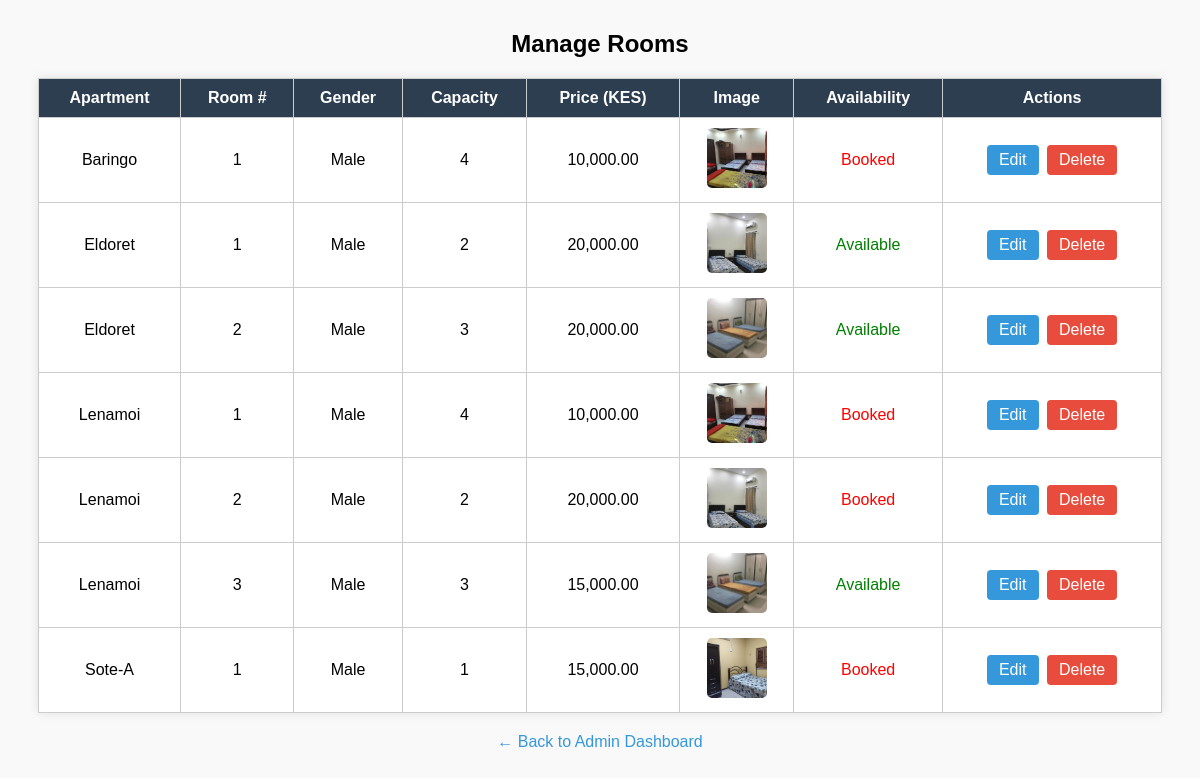
Screenshot of /admin/manage_rooms.php (signed in) with the database file from the repository.
### tables this page shows
CREATE TABLE `rooms` (
  `id` int(11) NOT NULL,
  `apartment_name` varchar(100) NOT NULL,
  `room_number` varchar(50) NOT NULL,
  `gender` enum('male','female') NOT NULL,
  `capacity` int(11) NOT NULL,
  `price` decimal(10,2) NOT NULL,
  `image` varchar(255) DEFAULT NULL,
  `created_at` timestamp NOT NULL DEFAULT current_timestamp(),
  `availability` enum('available','booked') NOT NULL DEFAULT 'available'
);

### admin/manage_rooms.php (the view, shortened to what this page needs)
<?php
require_once "../config/db.php";
$stmt = $conn->prepare("SELECT * FROM rooms ORDER BY apartment_name, room_number");
$stmt->execute();
$rooms = $stmt->fetchAll(PDO::FETCH_ASSOC);
?>
<!DOCTYPE html>
<html>
<head>
</head>
<body>
<h2>Manage Rooms</h2>
<table>
    <tr>
        <th>Apartment</th>
        <th>Room #</th>
        <th>Gender</th>
        <th>Capacity</th>
        <th>Price (KES)</th>
        <th>Image</th>
        <th>Availability</th>
        <th>Actions</th>
    </tr>
    <?php foreach ($rooms as $room): ?>
    <tr>
        <td><?= htmlspecialchars($room['apartment_name']) ?></td>
        <td><?= htmlspecialchars($room['room_number']) ?></td>
        <td><?= ucfirst($room['gender']) ?></td>
        <td><?= $room['capacity'] ?></td>
        <td><?= number_format($room['price'], 2) ?></td>
        <td>
            <?php if (!empty($room['image'])): ?>
                <img src="../uploads/<?= htmlspecialchars($room['image']) ?>" alt="Room Image">
            <?php else: ?>
                No image
            <?php endif; ?>
        </td>
        <td style="color: <?= $room['availability'] === 'available' ? 'green' : 'red' ?>">
            <?= ucfirst($room['availability']) ?>
        </td>
        <td>
            <a class="btn" href="edit_room.php?id=<?= $room['id'] ?>">Edit</a>
            <a class="btn delete" href="delete_room.php?id=<?= $room['id'] ?>" onclick="return confirm('Are you sure you want to delete this room?')">Delete</a>
        </td>
    </tr>
    <?php endforeach; ?>
</table>
<p style="text-align: center; margin-top: 20px;">
    <a href="admin.php" style="color: #3498db; text-decoration: none;">← Back to Admin Dashboard</a>
</p>
</body>
</html>

### admin/manage_rooms.php (style rules this page uses)
body { font-family: Arial; background: #f9f9f9; }
h2 { text-align: center; margin-top: 30px; }
table { width: 95%; margin: 20px auto; border-collapse: collapse; background: white; box-shadow: 0 0 10px rgba(0,0,0,0.1); }
th, td { padding: 10px; text-align: center; border: 1px solid #ccc; }
th { background: #2c3e50; color: white; }
img { width: 60px; height: 60px; object-fit: cover; border-radius: 5px; }
a.btn { padding: 6px 12px; background: #3498db; color: white; text-decoration: none; border-radius: 4px; margin: 2px; display: inline-block; }
a.btn.delete { background: #e74c3c; }

### rows the page displays
rooms: apartment_name "Baringo", room_number "1", gender "Male", capacity "4", price "10,000.00", image (picture), availability "Booked"
rooms: apartment_name "Eldoret", room_number "1", gender "Male", capacity "2", price "20,000.00", image (picture), availability "Available"
rooms: apartment_name "Eldoret", room_number "2", gender "Male", capacity "3", price "20,000.00", image (picture), availability "Available"
rooms: apartment_name "Lenamoi", room_number "1", gender "Male", capacity "4", price "10,000.00", image (picture), availability "Booked"
rooms: apartment_name "Lenamoi", room_number "2", gender "Male", capacity "2", price "20,000.00", image (picture), availability "Booked"
rooms: apartment_name "Lenamoi", room_number "3", gender "Male", capacity "3", price "15,000.00", image (picture), availability "Available"
rooms: apartment_name "Sote-A", room_number "1", gender "Male", capacity "1", price "15,000.00", image (picture), availability "Booked"
